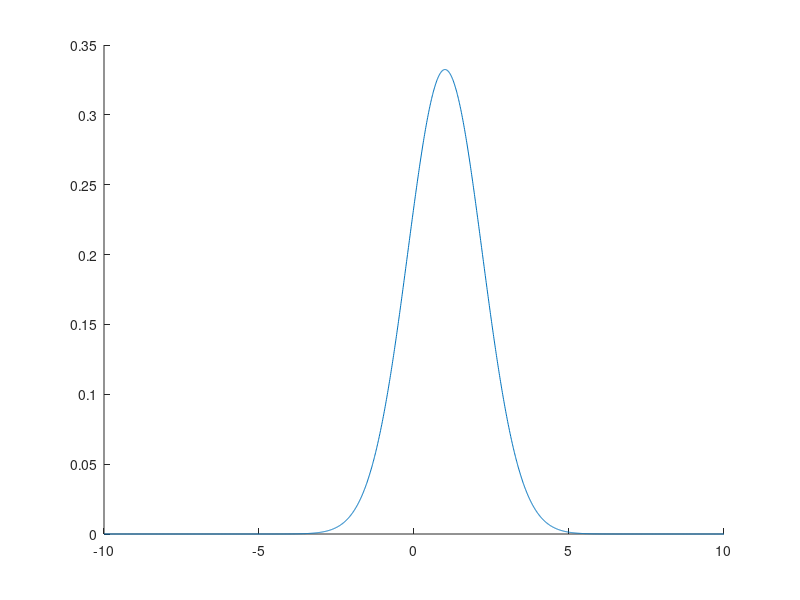

Source code (MATLAB): (Note: this script raises an error after producing the figure.)
% momentGeneratingFuncTutorial
% Michael Shadlen 2003
% Revision date June 28, 2004

addpath('momentGeneratingFunc');

% This tutorial introduces the moment generating function. It complements (and
% repeats to some extent) the section in my mathematica tutorial on Wald's
% identity (Wald_identity.nb). 
%
% My goal is to develop a few basic intuitions that are essential for
% understanding Wald's identity and its connection to the psychometric function.
% Here are the topics you need to understand.
% The basic definition of the MGF
% The use of the MGF to calculate moments
% The MFG for a random variable, z, that is the sum of two independent random
% variables, x + y, is the product of the MGF's associated with these two random
% variables. 
% Intuitions for why the moment generating function looks the way it does. One
% of the more important goals is to gain an intuition for how changes in the
% properties of a random variable, its mean and variance, affect a special point
% on the moment generating function where it reaches 1: the special root,
% theta1. The reason we care about this is spelled out in the mathematica
% tutorial. It is the connection between Wald's Identity and the psychometric
% function.
%

% This short tutorial accomplishes two things. In part 1, we define the moment
% generating function (mgf) and use it to compute moments (hence the name). In
% the second part, we look for the existence of a special root to the mgf. This
% is the nonzero solution of the equation mgf(z) = 0. 

%%%%%%%%%%%%%%%%%%%%%%%%%%%%%%
% Part 1. The Moment Generating Function. Definition and properties
% 
% The MGF is a transform of a probability function or a probability density
% function. The PDF, f(x),  is the likelihood (or probability) of observing a
% random value, x. The MFG, M(theta) is a function of a new variable. Think of
% it the same way you would think of a fourier or laplace transform.

% Let's begin with an example of something familiar.
clear all

% define an x axis. We use x for the random variable
dx = .01;            % use this to control the sampling interval for x
x = [-10:dx:10]';

% Let's start with the normal distribution. We'll play with other distributions
% later.
u = 1; s = 1.2;       % mean and standard deviation
pdf = normpdf(x,u,s);

% Look at the probability density function (pdf)
figure(1), clf, hold on, plot(x,pdf)
axprefs(gca)
xlabel('x'); ylabel('Probability density')

% The moment generating function is a function of a new variable, theta. It is
% the expected value of exp(theta*x), where x is our random variable. Notice
% that for any value of theta, the expectation of e^(theta*x) is a number.

% define a theta axis. You may have to try a different range, depending on your
% choice of mean, stdev, etc.
dtheta = .01;       %  the grain of the axis
theta = [-3:dtheta:1]';

% The mgf at each value of theta is the expectation of exp(thata(i) * x)
% The expectation is just the  sum of exp(thata(i) * x) with each term weighted
% by the probability of of observing x. For example, when theta = 0
i = find(theta==0)  % i is the index to the theta vector, such that theta(i) is 0.
y = trapz(x, exp(theta(i).*x)  .* pdf)
% Convince yourself that all moment generating functions must return 1 at M(0).

% Try some other values.

% I wrote a function to handle processing of a vector of values in theta
y = mgf(theta,x,pdf);
figure(2), clf, hold on, plot(theta,y)
axprefs(gca); xlabel('\theta'); ylabel('M(\theta)')
set(gca,'YLim',[min([-.1 min(get(gca,'YLim'))]) 5])
line(get(gca,'XLim'),[1 1], 'LineStyle','--');

% The goal of the next section is to get a feel for why the MGF looks the way it
% does. Let's just notice a few things about this function. We already noticed
% that the value at theta=0 is 1. It should also be obvious that all values must
% be greater than or equal to 0.  Remember, it's just a weighted average of
% exp(...).  Notice that on one side of 0, the function keeps getting bigger. On
% the other side of 0, it dips below 1 and then rises again, crossing 1 at
% another point. That crossing point  turns out to be very important for
% psychophysics. We'll spend time on it later. 
 % For the moment (no pun intended) let's develop an
% intuition for these properties.

% The moment generating function has its name because if you take its derivative
% at theta=0, you get the 1st moment of x. In other words the mean. If you take
% the second derivative, again evaluated at theta=0, you obtain the 2nd moment:
% the average of the square of x. And so forth for higher derivatives and
% moments. This is easy to see in the math. Look at section 1.2 of
% Wald_identity.nb.  Here, let's convince ourselves of this using numerical
% approximations.

% The first moment is the expectation of x (i.e., the mean). We know what to
% expect, because we set the mean = u
u
% Or we can get this from 
normstat(u,s)
% or by calculating the expectation as the weighted sum of x's (weights from the
% pdf)
trapz(x,x .* pdf)
% OR we can differentiate the mgf and evaluate the derivative at 0
% To differentiate, we use diff
d = diff(y) ./ dtheta;
% These are right sided differences x(2)-x(1), x(3)-x(2), ... 
% the derivative at theta=0 is not represented directly. We'll approximate it by
% looking at the two vals on either side of 0
n = find(theta==0)
% interpolate to approximate the value of the derivative at 0.
derivAt0 = mean([d(n-1) d(n)])

% This also provides some intution for why the MGF's appearance. At theta=0, we
% know that the tangent to the curve should have slope = u.

% show the deriv on the fig
L = abs(theta) < .35;
tanLine = derivAt0*theta +1;
plot(theta(L), tanLine(L),'k')

% The second moment is the expectation of x^2. We also know what this should be,
% because we set u and s, above.
% Since the variance is <x^2> - <x>^2,  the second moment should be
m2 = s^2 + u^2
% or calculating directly
trapz(x,x.^2 .* pdf)
% or using the moments
dd = diff(y,2) ./ dtheta^2;
dd(n-1)         % 2nd derivative evaluated at 0

% Looking at the curve, we're not surprised that it is convex up at theta=0. The
% second moment has to be positive. If the variance were larger, then the degree
% of convexity would increase, making for a tighter U-shaped curve. Let's pay
% attention to the point on the left portion of the curve where it crosses the
% dashed line. The value of theta where this occurs is theta_1. This value is
% going to turn out to be very important to us. So pay close attention to this
% point in the following graphs.
%
u1 = 1; s1 = 1.2;       % mean and standard deviation
u2 = u1; s2 = 1.5 * s1;  % same mean, bigger stdev
pdf1 = normpdf(x,u1,s1);
pdf2 = normpdf(x,u2,s2);
MGF1 = mgf(theta,x,pdf1);
MGF2 = mgf(theta,x,pdf2);
% Look at the probability density function (pdf)
figure(1), clf, hold on, plot(x,pdf1, x, pdf2)
axprefs(gca)
xlabel('x'); ylabel('Probability density')
title('same mean, larger stdev')
% and MGF
figure(2), clf, hold on, plot(theta,MGF1,theta, MGF2)
axprefs(gca); xlabel('\theta'); ylabel('M(\theta)')
set(gca,'YLim',[min([-.1 min(get(gca,'YLim'))]) 5])
line(get(gca,'XLim'),[1 1], 'LineStyle','--');
L = abs(theta) < .35;
tanLine1 = u1*theta +1;
tanLine2 = u2*theta +1;
plot(theta(L), tanLine1(L),theta(L), tanLine2(L))
title('same mean, larger stdev (green)')

% This is an important intuition to hang on to. If the convexity were greater,
% the second point where the curve crosses the horizontal line would move closer
% to theta=0.  In other words theta_1 would be smaller in absolute magnitude. 

% If the variance were smaller, the convexity would be lower and theta_1 would
% move off to the left, further from 0.
%
u1 = 1; s1 = 1.2;       % mean and standard deviation
u2 = u1; s2 = .7 * s1;  % same mean, smaller stdev
pdf1 = normpdf(x,u1,s1);
pdf2 = normpdf(x,u2,s2);
MGF1 = mgf(theta,x,pdf1);
MGF2 = mgf(theta,x,pdf2);
% Look at the probability density function (pdf)
figure(3), clf, hold on, plot(x,pdf1, x, pdf2)
axprefs(gca)
xlabel('x'); ylabel('Probability density')
title('same mean, smaller stdev')
% and MGF
figure(4), clf, hold on, plot(theta,MGF1,theta, MGF2)
axprefs(gca); xlabel('\theta'); ylabel('M(\theta)')
set(gca,'YLim',[min([-.1 min(get(gca,'YLim'))]) 5])
line(get(gca,'XLim'),[1 1], 'LineStyle','--');
L = abs(theta) < .35;
tanLine1 = u1*theta +1;
tanLine2 = u2*theta +1;
plot(theta(L), tanLine1(L),theta(L), tanLine2(L))
title('same mean, smaller stdev')



% If the mean were larger, but the convexity did not change,
% then the slope at 0 would increase, and that would push theta_1 away from 0.
%
u1 = 1; s1 = 1.2;       % mean and standard deviation
u2 = 1.5*u1; s2 = s1;  % larger mean, same stdev
pdf1 = normpdf(x,u1,s1);
pdf2 = normpdf(x,u2,s2);
MGF1 = mgf(theta,x,pdf1);
MGF2 = mgf(theta,x,pdf2);
% Look at the probability density function (pdf)
figure(5), clf, hold on, plot(x,pdf1, x, pdf2)
axprefs(gca)
xlabel('x'); ylabel('Probability density')
title('larger mean, same stdev')
% and MGF
figure(6), clf, hold on, plot(theta,MGF1,theta, MGF2)
axprefs(gca); xlabel('\theta'); ylabel('M(\theta)')
set(gca,'YLim',[min([-.1 min(get(gca,'YLim'))]) 5])
line(get(gca,'XLim'),[1 1], 'LineStyle','--');
L = abs(theta) < .35;
tanLine1 = u1*theta +1;
tanLine2 = u2*theta +1;
plot(theta(L), tanLine1(L),theta(L), tanLine2(L))
title('larger mean, same stdev')

% If the mean were smaller, but the convexity did not change,
% then the slope at 0 would decrease, and that pull theta_1 closer to the origin
%
u1 = 1; s1 = 1.2;       % mean and standard deviation
u2 = .75*u1; s2 = s1;  % smaller mean, same stdev
pdf1 = normpdf(x,u1,s1);
pdf2 = normpdf(x,u2,s2);
MGF1 = mgf(theta,x,pdf1);
MGF2 = mgf(theta,x,pdf2);
% Look at the probability density function (pdf)
figure(7), clf, hold on, plot(x,pdf1, x, pdf2)
axprefs(gca)
xlabel('x'); ylabel('Probability density')
title('smaller mean, same stdev')
% and MGF
figure(8), clf, hold on, plot(theta,MGF1,theta, MGF2)
axprefs(gca); xlabel('\theta'); ylabel('M(\theta)')
set(gca,'YLim',[min([-.1 min(get(gca,'YLim'))]) 5])
line(get(gca,'XLim'),[1 1], 'LineStyle','--');
L = abs(theta) < .35;
tanLine1 = u1*theta +1;
tanLine2 = u2*theta +1;
plot(theta(L), tanLine1(L),theta(L), tanLine2(L))
title('smaller mean, same stdev')

% Now check this out. We can pit these two tendencies against each other. It
% turns out that their effects cancel if we change the mean and variance by the
% same amount. 

u1 = 1; s1 = 1.2;       % mean and standard deviation
u2 = 1.5*u1; s2 = sqrt(1.5)*s1;  % proportionately larger mean and variance
pdf1 = normpdf(x,u1,s1);
pdf2 = normpdf(x,u2,s2);
MGF1 = mgf(theta,x,pdf1);
MGF2 = mgf(theta,x,pdf2);
% Look at the probability density function (pdf)
figure(9), clf, hold on, plot(x,pdf1, x, pdf2)
axprefs(gca)
xlabel('x'); ylabel('Probability density')
title('mean and variance scaled identically')
% and MGF
figure(10), clf, hold on, plot(theta,MGF1,theta, MGF2)
axprefs(gca); xlabel('\theta'); ylabel('M(\theta)')
set(gca,'YLim',[min([-.1 min(get(gca,'YLim'))]) 5])
line(get(gca,'XLim'),[1 1], 'LineStyle','--');
L = abs(theta) < .35;
tanLine1 = u1*theta +1;
tanLine2 = u2*theta +1;
plot(theta(L), tanLine1(L),theta(L), tanLine2(L))
title('mean and variance scaled identically')

% That's an important observation. For the gaussian distribution this special crossing
% point, theta_1, is a function of the ratio of variance and mean. If they are
% kept the same, theta_1 does not change. That's not to say that the MGF doesn't
% change. You can see from Figure 10 that it does. But that value, theta_1, is
% going to turn out to be pivotal to the performance.

% Already, you should be scratching your head skeptically. Shouldn't performance
% have something to do with signal to noise ratio, hence mean and standard
% deviation? Yet the theta_1 depends on mean and *variance*.  Store the thought.
% We have yet to connect theta_1 to the psychometric function.


% Let's expand our intuitions by looking at MGFs associated with mean=0 or mean
% < 0.  Let's start with the former.

% When the mean is zero, we know that the slope of the MGF at theta=0 is flat.
% Moreover, the function is convex up. So there's no 2nd crossing of the
% horizontal line. theta_1 is effectively 0. 
%
u1 = 0; s1 = 1.2;       % mean 0; same standard deviation as above
u2 = 0; s2 = sqrt(1.5)*s1;  % same mean, bigger variance
pdf1 = normpdf(x,u1,s1);
pdf2 = normpdf(x,u2,s2);
MGF1 = mgf(theta,x,pdf1);
MGF2 = mgf(theta,x,pdf2);
% Look at the probability density function (pdf)
figure(11), clf, hold on, plot(x,pdf1, x, pdf2)
axprefs(gca)
xlabel('x'); ylabel('Probability density')
title('mean = 0, green has larger variance')
% and MGF
figure(12), clf, hold on, plot(theta,MGF1,theta, MGF2)
axprefs(gca); xlabel('\theta'); ylabel('M(\theta)')
set(gca,'YLim',[min([-.1 min(get(gca,'YLim'))]) 5])
line(get(gca,'XLim'),[1 1], 'LineStyle','--');
L = abs(theta) < .35;
tanLine1 = u1*theta +1;
tanLine2 = u2*theta +1;
plot(theta(L), tanLine1(L),theta(L), tanLine2(L))
title('mean = 0, green has larger variance')

% When the mean is less than 0, everything simply flips around the y-axis
% I think this only seems obvious, but if you think about it (or do the math)
% you'll see that  if pdf2(x) = pdf1(-x), then the weighted averages of
% exp(theta*x) with weights given by pdf2 have to correspond to the opposite
% signed theta. In any case we can see this graphically.


% I'll extend the range of theta so we can appreciate the symmetry.
th2 = [-3:dtheta:3]';

u1 = 1; s1 = 1.2;       % mean and standard deviation
u2 = -u1; s2 = s1;  % opposite sign mean, same stdev
pdf1 = normpdf(x,u1,s1);
pdf2 = normpdf(x,u2,s2);
MGF1 = mgf(th2,x,pdf1);
MGF2 = mgf(th2,x,pdf2);
% Look at the probability density function (pdf)
figure(13), clf, hold on, plot(x,pdf1, x, pdf2)
axprefs(gca)
xlabel('x'); ylabel('Probability density')
title('opposite means')
% and MGF
figure(14), clf, hold on, plot(th2,MGF1,th2, MGF2)
axprefs(gca); xlabel('\theta'); ylabel('M(\theta)')
set(gca,'YLim',[min([-.1 min(get(gca,'YLim'))]) 5])
line(get(gca,'XLim'),[1 1], 'LineStyle','--');
L = abs(th2) < .35;
tanLine1 = u1*th2 +1;
tanLine2 = u2*th2 +1;
plot(th2(L), tanLine1(L),th2(L), tanLine2(L))
title('opposite means')

% The ability to think about the negative version of a random variable will be
% important in a moment when we consider sums of RVs.

%%%%%%%%%%%%%%%%%%%%%%%%%%%%%%%%%%%%%%%%%
% The MGF of a sum of RVs
%%%%%%%%%%%%%%%%%%%%%%%%%%%%%%%%%%%%%%%%%
%
% I may fill this in with more intuition later. But here's the bottom line.
% Suppose x1 has distribution pdf1(x) and moment generating function M1(theta),
% and suppose x2 has distribution pdf2(x) and moment generating function
% M2(theta).  Consider the random variable, z. It has a pdf that is the
% convolution of pdf1(x) and pdf2(x). It has a moment generating function that
% is the product M1(theta).*M2(theta). 
%
% It may seem surprising that the pdf(z) is a convolution, but think about it.
% Suppose we know the value, x1. Then the conditional probability of observing
% any z as the sum x1 + x2  is the probability of choosing x2 = z-x1. That's pdf2(z-x1). To get the
% probability of getting z from the any sum, it's just a matter of integrating
% this conditional probability across all possible values of x1. 
%  
% pdf(z) =  integral of pdf1(x1) .* pdf2(z-x1)
%
% In other words pdf(z) = conv(pdf1, pdf2)
% 
% I'm not writing real matlab code here. We would have to be careful about axes.
%
% I'm not going to go through the math, but instead I'm appealing to an intution
% that I hope we share. If we were dealing with functions of time or space, we
% would know that the fourier transform of pdf(z) would be the product of the
% fourier transforms of pdf1 and pdf2. The moment generating function is a lot
% like a fourier transform.
%
% I may flesh this out one day.
%
% There are two points relevant to our topic. First, if we were to make a new RV
% from the difference of two RVs, we need simply multiply the M1(theta) by
% M2(-theta). That's because we're adding x1 and -x2. Second, when we look at
% Wald's identity, we should not be surprised the the moment generating function
% for a sum of RVs is equal to the product of MGFs for the increments. 
%%%%%%%%%%%%%%%%%%%%%%%%%%%%%%%%%%%%%%%%%



%%%%%%%%%%%%%%%%%%%%%%%%%%%%%%%%%%%%%%%%%
% Part 2. The mfg of a variety of RVs formed by taking the difference of two RVs
% has a nonzero theta_1. Recall that if z is the sum of two RVs, x + y, each
% with mfg Mx(theta) and My(theta), the mgf associated with z is
%
% Mz = Mx(theta).*My(theta). 
% Subtraction is like adding one of the RVs with its sign switched. This is
% Mx(theta).*My(-theta)
% 

% Let's look at the dfference between two RVs described by two weibull
% distributions. 
%
x = [0:dx:20];
%
pdf1 = wblpdf(x,.02,3);
pdf2 = wblpdf(x,.01,3);
%
figure(1), clf
plot(x,pdf1,x,pdf2)
axprefs(gca)
xlabel('x'); ylabel('Probability density')

theta = [-1:dtheta:1]';
% MGF for the difference of the 2nd Weibull minus the 1st. Notice the
% negative theta on the 1st mgf.
y = mgf(-theta,x,pdf1) .* mgf(theta,x,pdf2) ;

figure(2), clf, hold on
plot(theta,y,'k-','LineWidth',2)
axprefs(gca); xlabel('\theta'); ylabel('M(\theta)')
set(gca,'YLim',[min([.5 .5*min(y)]) 2])
hl = line(get(gca,'XLim'),[1 1])
set(hl,'LineStyle','--','Color','k')

% Use the MGF to get the mean difference. 
d = diff(y) ./ diff(theta);
n = find(theta==0);
% interpolate to approximate the value of the derivative at 0.
derivAt0 = mean([d(n-1) d(n)]);
meanEst = derivAt0
% show the deriv on the fig
L = abs(theta) < .2;
tanLine = derivAt0*theta +1;
plot(theta(L), tanLine(L),'k')

% The second moment is
dd = diff(y,2) ./ dtheta^2;
deriv2At0 = dd(n-1)         % 2nd derivative evaluated at 0
varEst = deriv2At0 - derivAt0^2

% Compare our estimates of mean and variance
[m1 v1] = wblstat(.01,3)
[m2 v2] = wblstat(.02,3)
meanTrue = m1 - m2
varTrue = v2 + v1


%%%%%%%%%%%%%%%%
% Try the same thing again with difference of normals.
%
x = [0:dx:20];
%
pdf1 = normpdf(x,8,1);
pdf2 = normpdf(x,8.5,1);

figure(1), clf
plot(x,pdf1,x,pdf2)
axprefs(gca)
xlabel('x'); ylabel('Probability density')

theta = [-1:dtheta:1]';
% MGF for the difference of the 2nd RV minus the 1st. Notice the
% negative theta on the 1st mgf.
y = mgf(-theta,x,pdf1) .* mgf(theta,x,pdf2) ;

figure(2), clf, hold on
plot(theta,y,'k-','LineWidth',2)
axprefs(gca); xlabel('\theta'); ylabel('M(\theta)')
set(gca,'YLim',[min([.5 .5*min(y)]) 2])
hl = line(get(gca,'XLim'),[1 1])
set(hl,'LineStyle','--','Color','k')


% Use the MGF to get the mean difference. 
d = diff(y) ./ diff(theta);
n = find(theta==0);
% interpolate to approximate the value of the derivative at 0.
derivAt0 = mean([d(n-1) d(n)]);
meanEst = derivAt0
% show the deriv on the fig
L = abs(theta) < .2;
tanLine = derivAt0*theta +1;
plot(theta(L), tanLine(L),'k')

% The second moment is
dd = diff(y,2) ./ dtheta^2;
deriv2At0 = dd(n-1)         % 2nd derivative evaluated at 0
varEst = deriv2At0 - derivAt0^2



%%%%%%%%%%%%%%%%%%%%%%%%%%%%%%%%
% Part 3. Relationship between theta_1 and intensity for several "difference"
% distributions. The basic plan here is to consider a pair of random values
% drawn from two distributions. The expectation (and variance) of the RVs
% changes as a function of intensity. The canonical example is that a change in
% intensity leads to a proporational increase and decrease in the two RVs,
% respectively. From these two RVs, we create a difference variable. This
% difference variable has an expetations (trivial) and it has a moment
% generating function. We're interested in the theta_1 term and how it varies as
% a function of the expected difference. 
%
% The reason we care about this is as follows. If the difference RV furnishes
% the increments in a random walk or diffusion, such that the cumulative sum
% begins at 0 and accumulates  until it 
% hits an upper  barrier at +A or a lower barrier at -A, then the probability of
% hitting the A barrier is a logistic function of theta_1 * A.  
%
% If we know how intensity translates to a difference signal, and if we can say
% something about the probability distribution, then we can relate intensity to
% the psychometric function. 
%
% This section gives us a feel for the kind of conditions in which the
% probabilty of stopping at +A as a function of intensity is logistic.

% The following blocks of code illustrate a variety of difference variables that
% might be related to intensity.

% Difference Poissons
theta = [-5:dtheta:5]';     % the axis has to be symmetric about 0.
u1list = [10:.5:14]';
u2list = [10:-.5:6]';
meandiffList = u1list - u2list
figure(1), clf, hold on
for i = 1:length(u1list)
    pdf1 = poisspdf(x,u1list(i));
    pdf1 = pdf1 / trapz(x,pdf1);
    pdf2 = poisspdf(x,u2list(i));
    pdf2 = pdf2 / trapz(x,pdf2);
    
    MGF1 = mgf(theta,x,pdf1);
    MGF2 = mgf(theta,x,pdf2);
    MGFd = MGF1 .* flipud(MGF2);
    plot(theta,MGFd);
    set(gca, 'YLim', [.5 2])
    % Get the root. We're dealing with positive means. So we know where to look
    if meandiffList(i) == 0
        theta1(i) = 0;
    else
        L = theta < -.1;
        k = find(abs((MGFd.*L)-1)  == min(abs((MGFd.*L)-1)))
        theta1(i) = theta(k);
        line([theta(k) theta(k)], [.5 2])
        line(get(gca,'XLim'), [1 1])
    end
    drawnow
end
figure(2),clf, hold on
plot(u1list-u2list,-theta1,'o')
lsline
axprefs(gca)
xlabel('Mean difference')
ylabel('\theta_1')
title('\Delta Poisson: means scale with intensity')

% Difference of gaussians. Assume variance scales w/ mean
theta = [-5:dtheta:5]';     % the axis has to be symmetric about 0.
u1list = [10:.5:14]';
u2list = [10:-.5:6]';
fano = .3
s1list = sqrt(fano * u1list)
s2list = sqrt(fano * u2list)

meandiffList = u1list - u2list
figure(1), clf, hold on
for i = 1:length(u1list)
    pdf1 = normpdf(x,u1list(i),s1list(i));
    pdf1 = pdf1 / trapz(x,pdf1);
    pdf2 = normpdf(x,u2list(i),s2list(i));
    pdf2 = pdf2 / trapz(x,pdf2);
    
    MGF1 = mgf(theta,x,pdf1);
    MGF2 = mgf(theta,x,pdf2);
    MGFd = MGF1 .* flipud(MGF2);
    plot(theta,MGFd);
    set(gca, 'YLim', [0 2])
    % Get the root. We're dealing with positive means. So we know where to look
    if meandiffList(i) == 0
        theta1(i) = 0;
    else
        L = theta < -.1;
        k = find(abs((MGFd.*L)-1)  == min(abs((MGFd.*L)-1)))
        theta1(i) = theta(k);
        line([theta(k) theta(k)], get(gca,'YLim'))
        line(get(gca,'XLim'), [1 1])
    end
    drawnow
end
figure(2),clf, hold on
plot(u1list-u2list,-theta1,'o')
lsline
axprefs(gca)
xlabel('Mean difference')
ylabel('\theta_1')
title('\Delta Gaussian: means scale symmetrically with intensity, var pop to mean')


% Difference of gaussians, under the assumption of assymetric changes to the positively and
% negatively changing means (Pref and Null directions). Assume variance scales
% w/ mean. This is an important case, because it represents a departure from
% conditions that make theta_1 scale with intensity. Nevertheless, it's awfully
% close.
theta = [-5:dtheta:5]';     % the axis has to be symmetric about 0.
u1list = [10:.5:14]'
nfact = .3   % Intensity affects the declining mean by nfact relative the the increasing mean. Use nfact=1 for symmetric changes. 
u2list = u1list(1) + nfact * (u1list(1) - u1list)
fano = .3
s1list = sqrt(fano * u1list)
s2list = sqrt(fano * u2list)

meandiffList = u1list - u2list
figure(1), clf, hold on
for i = 1:length(u1list)
    pdf1 = normpdf(x,u1list(i),s1list(i));
    pdf1 = pdf1 / trapz(x,pdf1);
    pdf2 = normpdf(x,u2list(i),s2list(i));
    pdf2 = pdf2 / trapz(x,pdf2);
    
    MGF1 = mgf(theta,x,pdf1);
    MGF2 = mgf(theta,x,pdf2);
    MGFd = MGF1 .* flipud(MGF2);
    plot(theta,MGFd);
    set(gca, 'YLim', [0 2])
    % Get the root. We're dealing with positive means. So we know where to look
    if meandiffList(i) == 0
        theta1(i) = 0;
    else
        L = theta < -.1;
        k = find(abs((MGFd.*L)-1)  == min(abs((MGFd.*L)-1)))
        theta1(i) = theta(k);
        line([theta(k) theta(k)], get(gca,'YLim'))
        line(get(gca,'XLim'), [1 1])
    end
    drawnow
end
figure(2),clf, hold on
plot(u1list-u2list,-theta1,'o')
lsline
axprefs(gca)
xlabel('Mean difference')
ylabel('\theta_1')
title('\Delta Gaussian: means scale asymmetrically with intensity, var pop to mean')



% Difference of lognormal distributions. I chose lognormals to illustrate an
% extreme case.  Look at the pdfs. I have yet to do the algebra to see why
% theta_1 is linear in the difference variable, but I suspect it's trivial.
% Sorry to be so irresponsible. 

theta = .1 * [-5:dtheta:5]';     % the axis has to be symmetric about 0.
u1list = [2: .05: 2.4]'
nfact = 1   % Intensity affects the declining mean by nfact relative the the increasing mean. Use nfact=1 for symmetric changes. 
u2list = u1list(1) + nfact * (u1list(1) - u1list)
meandiffList = u1list - u2list
theta1 = repmat(nan, size(meandiffList));

figure(1), clf, hold on
for i = 1:length(u1list)

    pdf1 = lognpdf(x,u1list(i),1);
    pdf1 = pdf1 / trapz(x,pdf1);
    pdf2 = lognpdf(x,u2list(i),1);
    pdf2 = pdf2 / trapz(x,pdf2);
    figure(3), clf, hold on
    plot(x,pdf1, x,pdf2)
    
    MGF1 = mgf(theta,x,pdf1);
    MGF2 = mgf(theta,x,pdf2);
    MGFd = MGF1 .* flipud(MGF2);
    figure(1)
    plot(theta,MGFd);
    set(gca, 'YLim', [0 2])
    % Get the root. We're dealing with positive means. So we know where to look
    if meandiffList(i) == 0
        theta1(i) = 0;
    else
        L = theta < -.01;
        k = find(abs((MGFd.*L)-1)  == min(abs((MGFd.*L)-1)))
        theta1(i) = theta(k);
        line([theta(k) theta(k)], get(gca,'YLim'))
        line(get(gca,'XLim'), [1 1])
    end
    drawnow
end
figure(2),clf, hold on
plot(meandiffList,-theta1,'o')
lsline
axprefs(gca)
xlabel('Mean difference')
ylabel('\theta_1')
title('\Delta log: means scale asymmetrically with intensity, var pop to mean')


% Difference between uniform distributions. We'll leave the subtracted
% distribution alone.
theta =  10*[-5:dtheta:5]';     % the axis has to be symmetric about 0.
b1list  = [2:6]';
a1list = b1list - 5;
a2list = repmat(a1list(1),size(a1list));
b2list = repmat(b1list(1),size(b1list));

meandiffList = (b1list+a1list)/2 - (b2list+a2list)/2
theta1 = repmat(nan, size(meandiffList));

figure(1), clf, hold on
for i = 1:length(a1list)

    pdf1 = unifpdf(x,a1list(i),b1list(i));
    pdf1 = pdf1 / trapz(x,pdf1);
    pdf2 = unifpdf(x,a2list(i),b2list(i));
    pdf2 = pdf2 / trapz(x,pdf2);
    figure(3), clf, hold on
    plot(x,pdf1, x,pdf2)
    
    MGF1 = mgf(theta,x,pdf1);
    MGF2 = mgf(theta,x,pdf2);
    MGFd = MGF1 .* flipud(MGF2);
    figure(1)
    plot(theta,MGFd);
    set(gca, 'YLim', [0 2])
    % Get the root. We're dealing with positive means. So we know where to look
    if meandiffList(i) == 0
        theta1(i) = 0;
    else
        L = theta < -.01;
        k = find(abs((MGFd.*L)-1)  == min(abs((MGFd.*L)-1)))
        theta1(i) = theta(k);
        line([theta(k) theta(k)], get(gca,'YLim'))
        line(get(gca,'XLim'), [1 1])
    end
    drawnow
end
figure(2),clf, hold on
plot(meandiffList,-theta1,'o')
lsline
axprefs(gca)
xlabel('Mean difference')
ylabel('\theta_1')


% Here's a bizarre case. Another difference in two uniform distributoins. But all
% we'll do is change the upper bound of one of the distributinos used to form
% the difference. This breaks the theta_1 vs. intensity relationship.
theta =  [-5:dtheta:5]';     % the axis has to be symmetric about 0.
b1list  = [2:6]';
a1list = repmat(0,size(b1list));
a2list = a1list;
b2list = repmat(b1list(1),size(b1list));

meandiffList = (b1list+a1list)/2 - (b2list+a2list)/2
theta1 = repmat(nan, size(meandiffList));

figure(1), clf, hold on
for i = 1:length(a1list)

    pdf1 = unifpdf(x,a1list(i),b1list(i));
    pdf1 = pdf1 / trapz(x,pdf1);
    pdf2 = unifpdf(x,a2list(i),b2list(i));
    pdf2 = pdf2 / trapz(x,pdf2);
    figure(3), clf, hold on
    plot(x,pdf1, x,pdf2)
    
    MGF1 = mgf(theta,x,pdf1);
    MGF2 = mgf(theta,x,pdf2);
    MGFd = MGF1 .* flipud(MGF2);
    figure(1)
    plot(theta,MGFd);
    set(gca, 'YLim', [0 2])
    % Get the root. We're dealing with positive means. So we know where to look
    if meandiffList(i) == 0
        theta1(i) = 0;
    else
        L = theta < -.01;
        k = find(abs((MGFd.*L)-1)  == min(abs((MGFd.*L)-1)))
        theta1(i) = theta(k);
        line([theta(k) theta(k)], get(gca,'YLim'))
        line(get(gca,'XLim'), [1 1])
    end
    drawnow
end
figure(2),clf, hold on
plot(meandiffList,-theta1,'o')
lsline
axprefs(gca)
xlabel('Mean difference')
ylabel('\theta_1')

